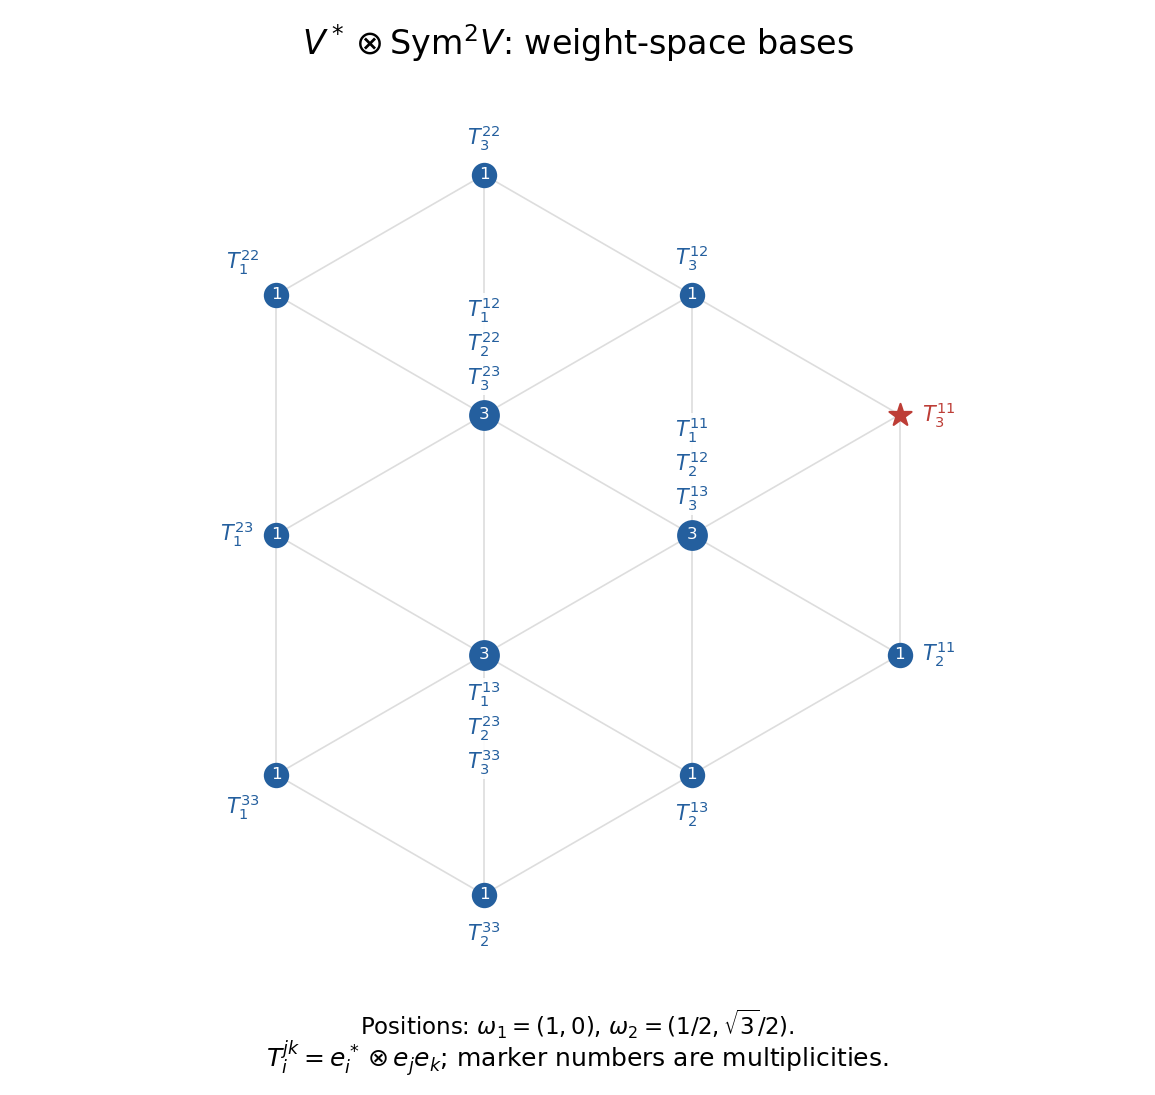

Python code for this plot:
"""Original diagram; tested with Python 3.14, NumPy and Matplotlib.
Write the matching PNG basename to the caller's working directory.
"""
import numpy as np
import matplotlib
matplotlib.use('Agg')
import matplotlib.pyplot as plt
eps={1:(1,0),2:(-1,1),3:(0,-1)}
weights={}
for i in range(1,4):
 for j in range(1,4):
  for k in range(j,4):
   w=tuple(eps[j][a]+eps[k][a]-eps[i][a] for a in range(2))
   weights.setdefault(w,[]).append((i,j,k))
def point(w):return np.array([w[0]+w[1]/2,np.sqrt(3)*w[1]/2])
def tensor(t):return r'$T_{%d}^{%d%d}$'%t
def draw(ax,kind):
 keys=list(weights) if kind!='V' else list(eps.values())
 for n,w in enumerate(keys):
  p=point(w)
  for ww in keys[n+1:]:
   d=tuple(w[a]-ww[a] for a in range(2))
   if d in [(2,-1),(-2,1),(-1,2),(1,-2),(1,1),(-1,-1)]:
    q=point(ww);ax.plot([p[0],q[0]],[p[1],q[1]],color='#dddddd',lw=.8,zorder=0)
 for w in keys:
  p=point(w);inner=w in eps.values()
  idx=next((i for i in eps if eps[i]==w),None)
  highest=w==((1,0) if kind=='V' else (2,1))
  if kind=='V':labels=[r'$S_%d$'%idx];m=1
  elif inner and kind=='K':labels=[r'$K_{%d%d}$'%(idx,j) for j in range(1,4) if j!=idx];m=2
  else:labels=[tensor(t) for t in weights[w]];m=len(labels)
  color='#bd3d36' if highest else '#245f9e'
  ax.scatter([p[0]],[p[1]],s=190 if m>1 else 125,color=color,marker='*' if highest else 'o',zorder=4)
  if not highest:ax.text(*p,str(m),ha='center',va='center',fontsize=8,color='white',zorder=5)
  dx=0;dy=.16;ha='center';va='bottom'
  if w==(-2,0):dx=-.16;dy=0;ha='right';va='center'
  elif p[0]>2:dx=.16;dy=0;ha='left';va='center'
  elif p[0]<-1.5:dx=-.12;dy=.13 if p[1]>0 else -.13;ha='right';va='bottom' if p[1]>0 else 'top'
  elif p[1]<0:dy=-.18;va='top'
  if kind=='V':dx=.18 if idx==1 else -.16;dy=.08 if idx!=3 else -.12;ha='left' if idx==1 else 'right'
  ax.text(p[0]+dx,p[1]+dy,'\n'.join(labels),ha=ha,va=va,fontsize=11 if kind=='V' else 10,color=color,bbox=dict(facecolor='white',edgecolor='none',alpha=.9,pad=1),zorder=6)
 ax.set_aspect('equal');ax.axis('off')
 if kind=='V':ax.set_xlim(-1.35,1.8);ax.set_ylim(-1.5,1.5)
 else:ax.set_xlim(-3.2,3.55);ax.set_ylim(-3.25,3.25)
fig,ax=plt.subplots(figsize=(7.7,7.3),dpi=150,facecolor='white')
draw(ax,'W');ax.set_title(r'$V^*\otimes\mathrm{Sym}^2V$: weight-space bases',fontsize=16,pad=14)
fig.text(.5,.025,r'$T_i^{jk}=e_i^*\otimes e_je_k$; marker numbers are multiplicities.',ha='center',fontsize=12)
fig.text(.5,.055,r'Positions: $\omega_1=(1,0)$, $\omega_2=(1/2,\sqrt{3}/2)$.',ha='center',fontsize=11)
fig.tight_layout(rect=(0,.08,1,1));fig.savefig('paper-1-sl3-weights.png',facecolor='white',transparent=False);plt.close(fig)
